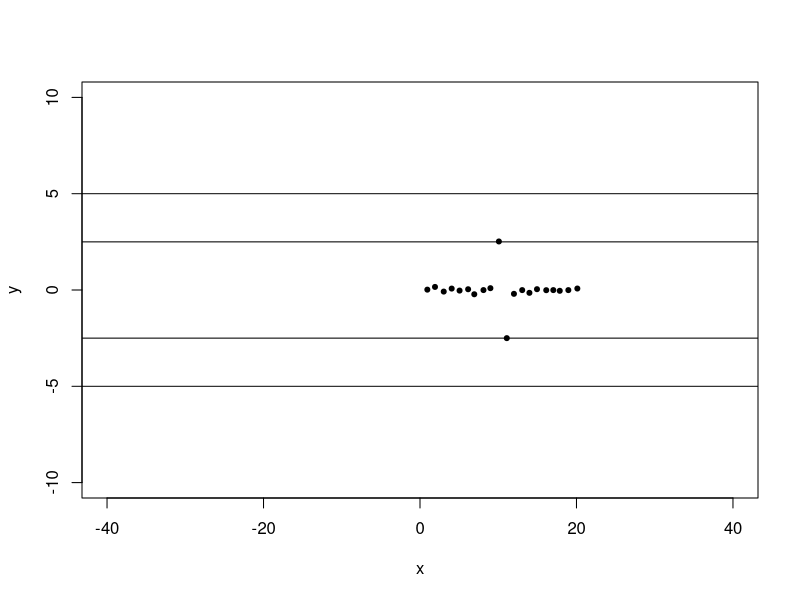

The R script that drew this image:
#!/usr/bin/Rscript

set.seed(1)
ITER = 20000
SD = 0.1
NP = 20
F = 1
x = rep(NA, NP)
y = rep(NA, NP)
for (i in 1:20)
{
	x[i] = i + rnorm(1, 0, SD)
	y[i] = rnorm(1, 0, SD)
}
y[10] = 2.52
y[11] = -2.5
p = data.frame(x, y)
n = nrow(p)

png(paste(commandArgs(TRUE)[1], ".png", sep = ""))
plot(p, pch = 20, xlim = c(-40,40), ylim = c(-10,10))

abline(h = 5)
abline(h = 2.5)
abline(h = -2.5)
abline(h = -5)

count = 0

for (i in 1:ITER)
{
	p1 = p[sample(n, 1), ]
	p2 = p[sample(n, 1), ]
	p3 = p[sample(n, 1), ]
	p4 = p[sample(n, 1), ]
	p5 = p[sample(n, 1), ]
	p6 = p[sample(n, 1), ]
	p7 = p[sample(n, 1), ]
	p8 = p[sample(n, 1), ]
	p9 = p[sample(n, 1), ]
	p10 = p[sample(n, 1), ]
	p11 = p[sample(n, 1), ]
	p12 = p[sample(n, 1), ]
	p13 = p[sample(n, 1), ]
	w = F*(p2 - p3)
	#w = F*(p2 - p3 + p4 - p5 + p6 - p7 + p8 - p9 + p10 - p11 + p12 - p13)
	m = p1 + w
	#m = p1 + (F/sqrt(6))*w
	if (abs(m[2]) > 7.5) 
		count = count + 1
	#points(m, col = "red")
	#points(-m, col = "red")
}
print(count)
